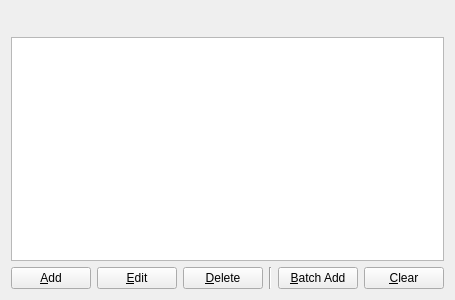
<?xml version="1.0" encoding="UTF-8"?>
<ui version="4.0">
 <class>ListWidget</class>
 <widget class="QWidget" name="ListWidget">
  <property name="geometry">
   <rect>
    <x>0</x>
    <y>0</y>
    <width>400</width>
    <height>300</height>
   </rect>
  </property>
  <property name="windowTitle">
   <string>Form</string>
  </property>
  <layout class="QVBoxLayout" name="verticalLayout">
   <item>
    <layout class="QHBoxLayout" name="horizontalLayout">
     <item>
      <widget class="QLabel" name="label">
       <property name="text">
        <string/>
       </property>
       <property name="buddy">
        <cstring>listView</cstring>
       </property>
      </widget>
     </item>
     <item>
      <widget class="QLabel" name="label_dynamic">
       <property name="text">
        <string/>
       </property>
      </widget>
     </item>
     <item>
      <spacer name="horizontalSpacer_2">
       <property name="orientation">
        <enum>Qt::Horizontal</enum>
       </property>
       <property name="sizeHint" stdset="0">
        <size>
         <width>40</width>
         <height>20</height>
        </size>
       </property>
      </spacer>
     </item>
    </layout>
   </item>
   <item>
    <widget class="QListView" name="listView">
     <property name="editTriggers">
      <set>QAbstractItemView::NoEditTriggers</set>
     </property>
    </widget>
   </item>
   <item>
    <layout class="QHBoxLayout" name="horizontalLayout_2">
     <item>
      <widget class="QPushButton" name="pushButton_add">
       <property name="text">
        <string>&amp;Add</string>
       </property>
      </widget>
     </item>
     <item>
      <widget class="QPushButton" name="pushButton_edit">
       <property name="text">
        <string>&amp;Edit</string>
       </property>
      </widget>
     </item>
     <item>
      <widget class="QPushButton" name="pushButton_delete">
       <property name="text">
        <string>&amp;Delete</string>
       </property>
      </widget>
     </item>
     <item>
      <widget class="Line" name="line">
       <property name="orientation">
        <enum>Qt::Vertical</enum>
       </property>
      </widget>
     </item>
     <item>
      <widget class="QPushButton" name="pushButton_batchAdd">
       <property name="text">
        <string>&amp;Batch Add</string>
       </property>
      </widget>
     </item>
     <item>
      <widget class="QPushButton" name="pushButton_clear">
       <property name="text">
        <string>&amp;Clear</string>
       </property>
      </widget>
     </item>
     <item>
      <spacer name="horizontalSpacer">
       <property name="orientation">
        <enum>Qt::Horizontal</enum>
       </property>
       <property name="sizeHint" stdset="0">
        <size>
         <width>40</width>
         <height>20</height>
        </size>
       </property>
      </spacer>
     </item>
    </layout>
   </item>
  </layout>
 </widget>
 <resources/>
 <connections/>
</ui>
